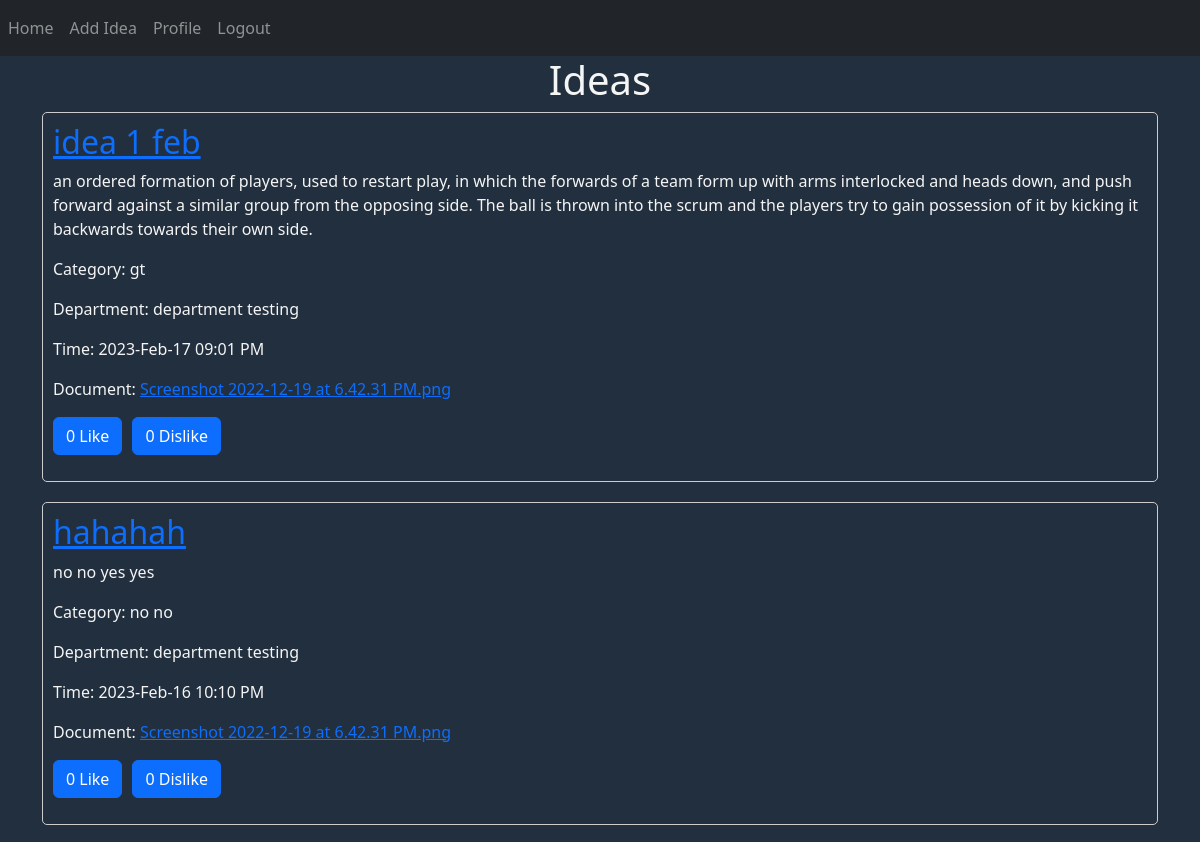
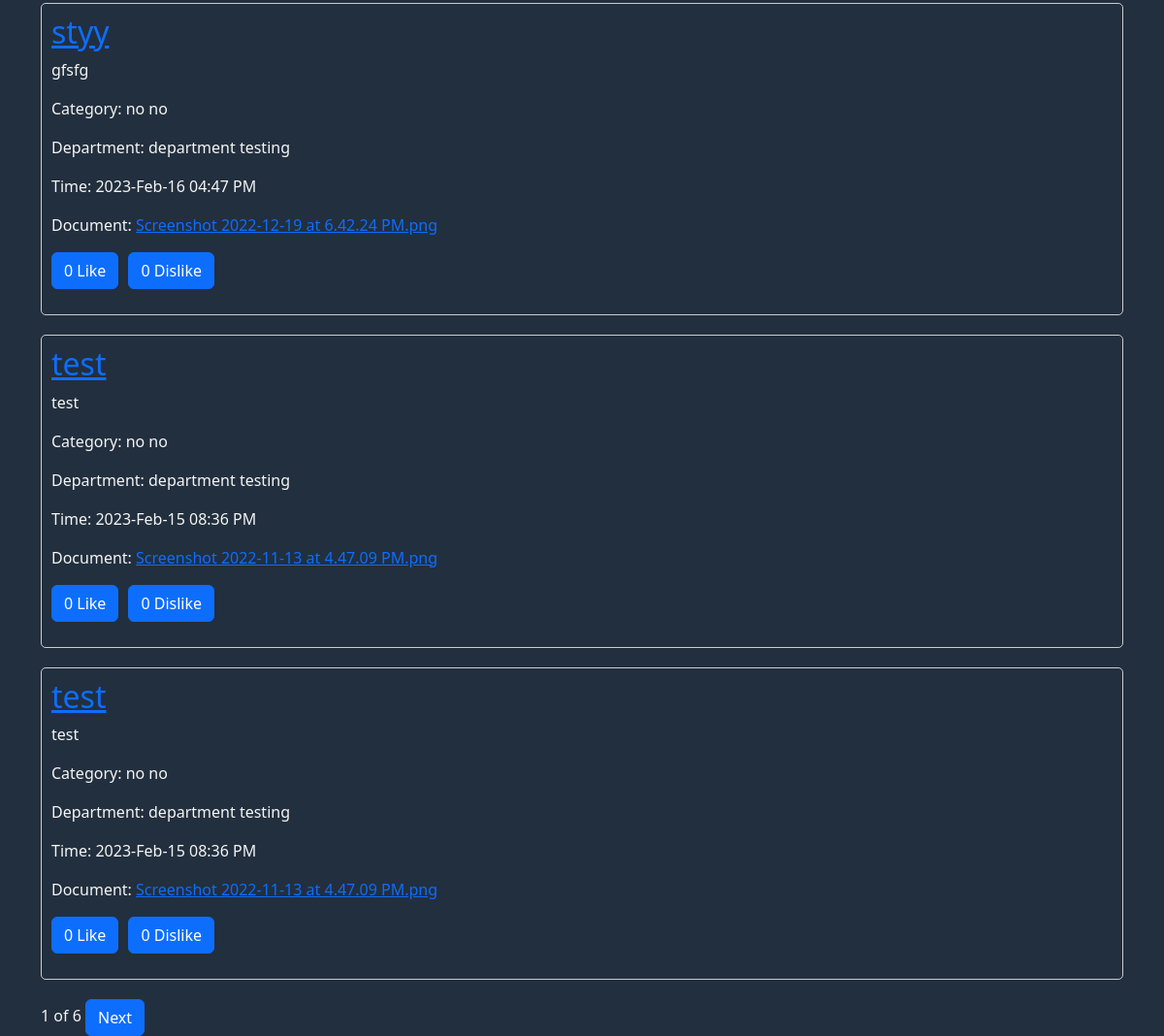
Page / (signed in) on the earlier database version (2 pictures, top to bottom).
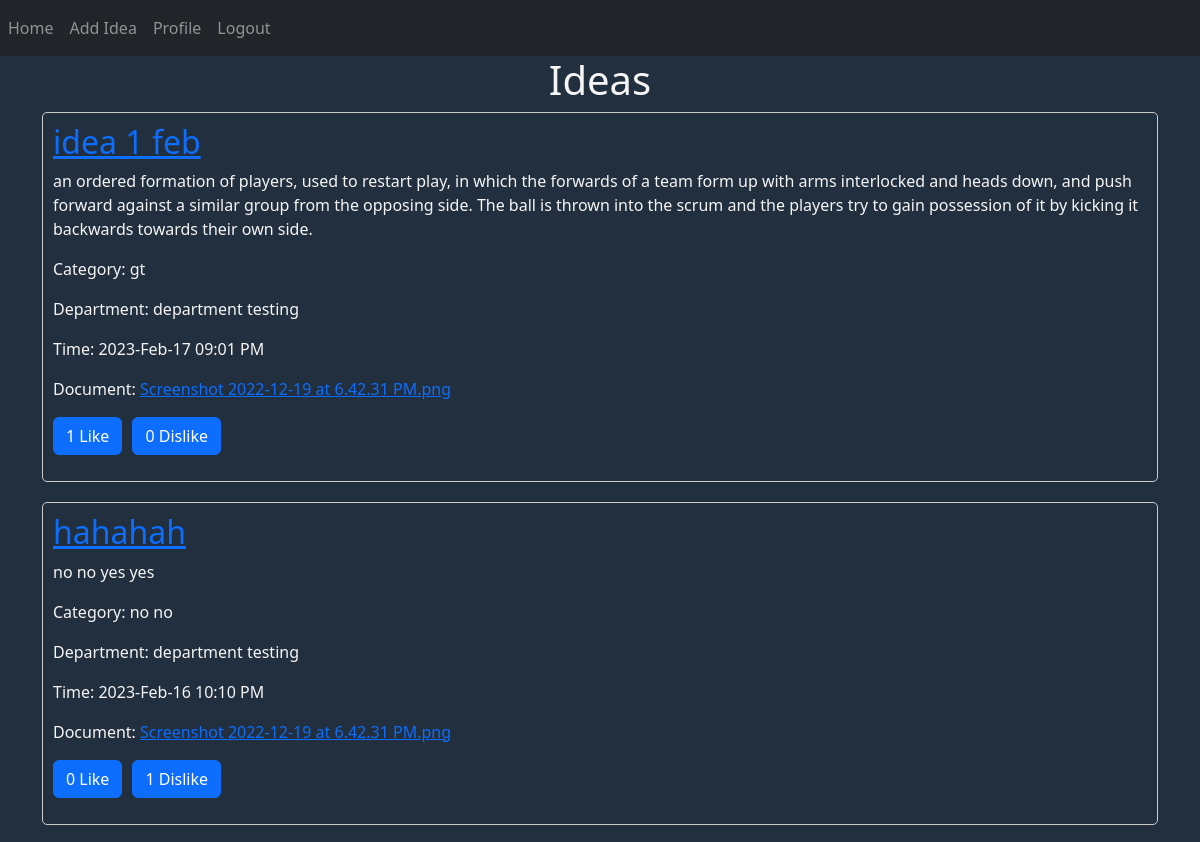
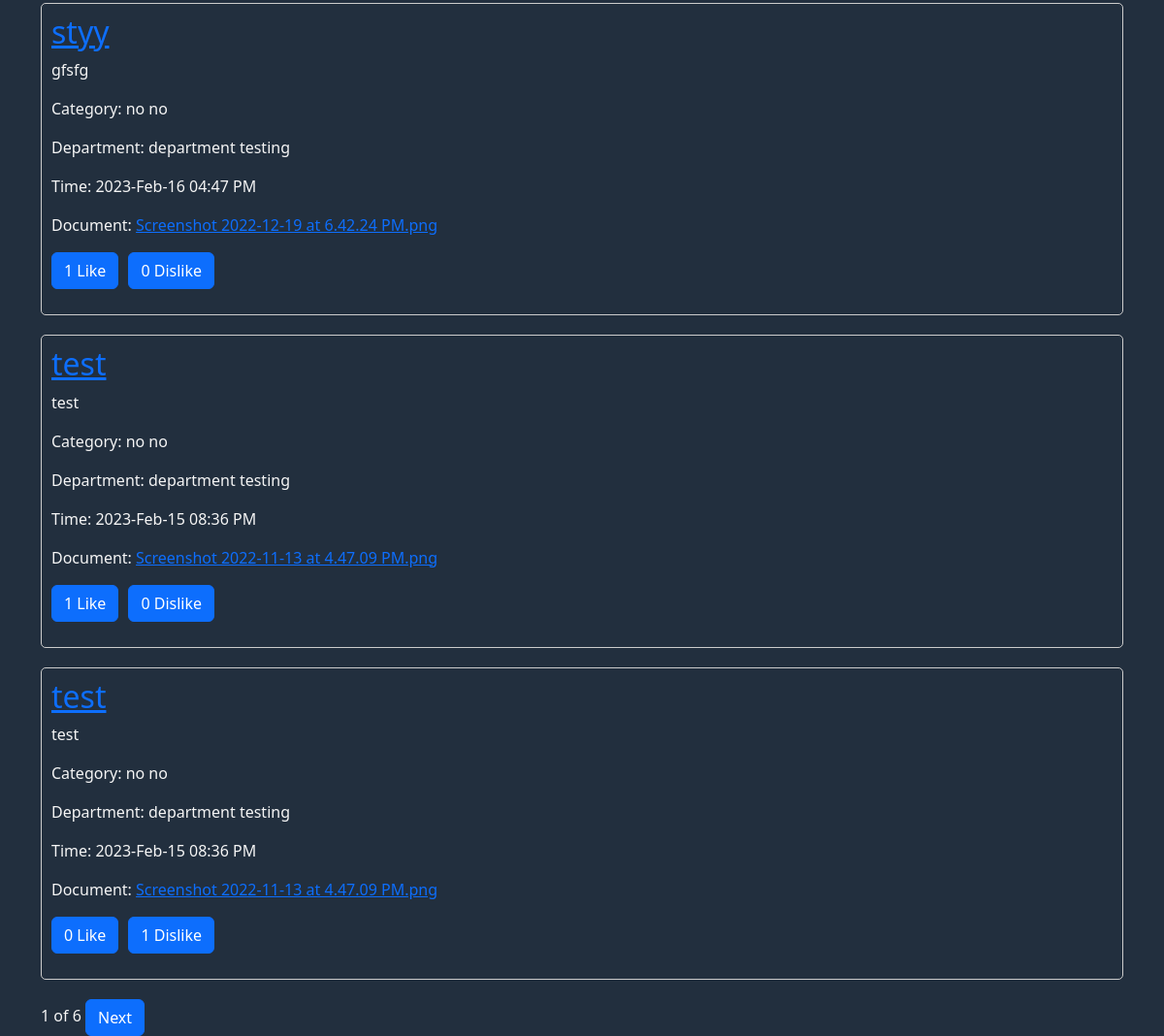
Same page on the later database version (2 pictures, top to bottom).
### website/models.py (models this page shows)
class Ideas(db.Model, UserMixin):
    id = db.Column(db.Integer, primary_key=True)
    staff_id = db.Column(db.Integer, db.ForeignKey('staff.id'))
    staff = db.relationship('Staff', backref='ideas')
    title = db.Column(db.String(150))
    category = db.Column(db.Integer, db.ForeignKey('category.id'))
    time = db.Column(db.DateTime(timezone=True), default=func.now())
    description = db.Column(db.String(1000))
    document = db.Column(db.String(150), nullable=False)
    anon = db.Column(Boolean, default=False)
    like = db.Column(db.Integer)
    dislike = db.Column(db.Integer)
    view_count = db.Column(db.Integer)
    comment_count = db.Column(db.Integer)
    comment = db.relationship('Comments')
    like_dislike_count = db.relationship('Like')

class Category(db.Model, UserMixin):
    id = db.Column(db.Integer, primary_key=True)
    name = db.Column(db.String(150))

### website/views.py (the view, shortened to what this page needs)
@views.route('/', methods=['GET', 'POST'])
@login_required
def home():
    page = request.args.get('page', 1, type=int)
    ideas = Ideas.query.order_by(Ideas.time.desc()).paginate(page=page, per_page=5)
    categories = Category.query.all()
    departments = Department.query.all()
    category_list = {}
    department_list = {}
    for cat in categories:
        category_list[cat.id] = cat.name
    for dep in departments:
        department_list[dep.id] = dep.name
    return render_template('staff_home.html', ideas=ideas, user=current_user,
                           categories=category_list, departments=department_list)

### website/__init__.py (called while the page is built)
def create_app():
    app = Flask(__name__)
    app.config['SECRET_KEY'] = 'hjshjhdjah kjshkjdhjs'
    app.config['SQLALCHEMY_DATABASE_URI'] = f'sqlite:///{DB_NAME}'
    db.init_app(app)
    from .views import views
    from .auth import auth
    app.register_blueprint(views, url_prefix='/')
    app.register_blueprint(auth, url_prefix='/')
    from .models import Staff, Department, Comments, Category, Notifications, Admin, Ideas, Like, Settings
    with app.app_context():
        db.create_all()
    login_manager = LoginManager()
    login_manager.login_view = 'auth.login'
    login_manager.init_app(app)
    @login_manager.user_loader
    def load_user(id):
        return Staff.query.get(int(id))
    return app

### website/templates/staff_home.html (shortened to what this page needs)
{% extends "base.html" %}
{% block content %}
<h1 align="center">Ideas</h1>
<link rel="stylesheet" href="/static/ideas.css"/>
    <form method="POST">
      {% for idea in ideas.items %}
<div class="idea-box" id="idea-{{ idea.id }}" >
  <a href="{{ url_for('auth.idea_detail', idea_id=idea.id) }}"><h2>{{ idea.title }}</h2></a>
  <p>{{ idea.description }}</p>
  <p>Category: {{ categories[idea.category] }}</p>
  <p>Department: {{ departments[idea.staff.department] }}</p>
  <p>Time: {{ idea.time.strftime('%Y-%b-%d %I:%M %p') }}</p>
  <p>Document: <a href="{{ url_for('views.home', filename=idea.document) }}">{{ idea.document }}</a></p>
  <p>
    <div class="button-wrapper">
        <form method="POST">
                <button type="submit" class="btn btn-primary like-button">
                {{ idea.like }} Like
                </button>
        </form>
        <form method="POST">
                <button type="submit" class="btn btn-primary dislike-button">
                {{ idea.dislike }} Dislike
                </button>
        </form>
    </div>
  </p>
</div>
{% endfor %}
    </form>
    <span class="pagination-info">{{ ideas.page }} of {{ ideas.pages }}</span>
    {% if ideas.has_next %}
    <a href="{{ url_for('views.home', page=ideas.next_num) }}" class="btn btn-primary">Next</a>
    {% endif %}
{% endblock %}

Differences in the rows shown:
changed Ideas "idea 1 feb": like "0" → "1"
changed Ideas "hahahah": dislike "0" → "1"
changed Ideas "styy": like "0" → "1"
changed Ideas (number 4 of 5 on the later page): like "0" → "1"
changed Ideas (number 5 of 5 on the later page): dislike "0" → "1"
